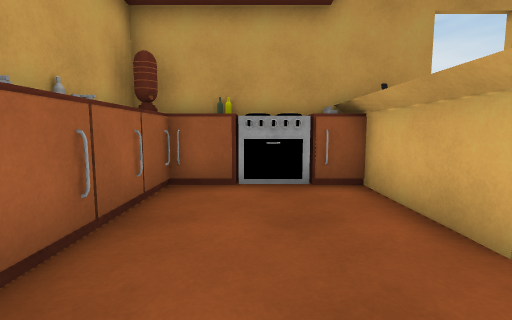
[1] (above)

19 first-person views from a walk through a scene from a Unity 3-D project. The camera is 1.2 m above the floor, tilts 6° down and sees 85° across. The floor is counted in squares, 1 m on a side. Each view is taken from the middle of a square. On the plan, view 1 faces up. The plan holds only what a view shows up to about 13 squares ahead; the rest is blank. The place goes on beyond the plan. Door leaves are left out, so doorways stand open. Some surface patterns are stand-ins.

[2]
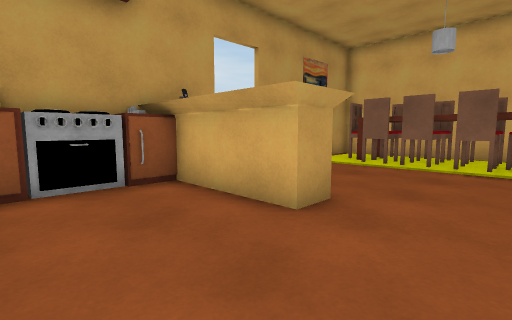

[3]
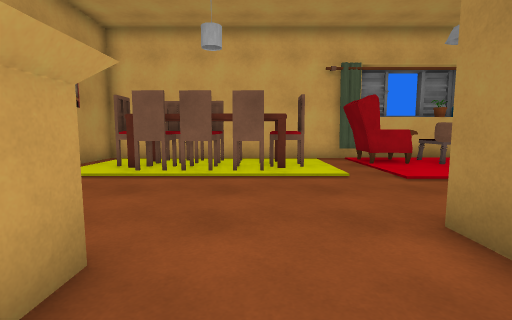

[4]
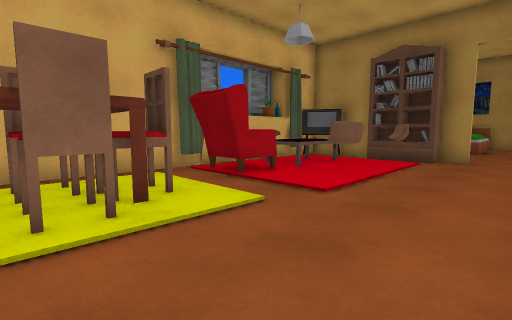

[5]
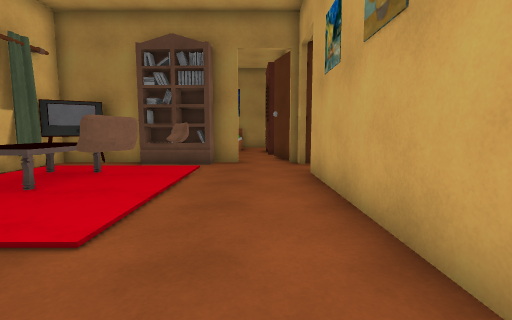

[6]
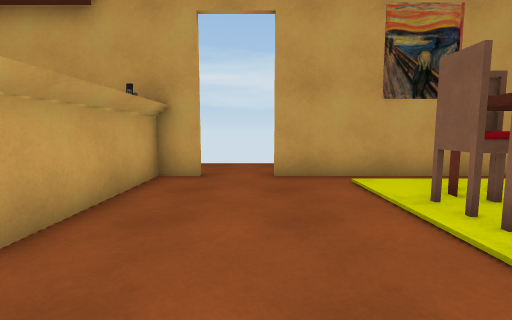

[7]
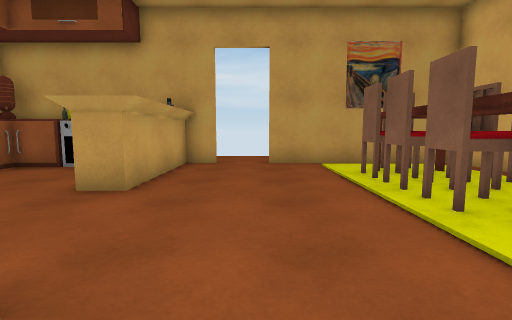

[8]
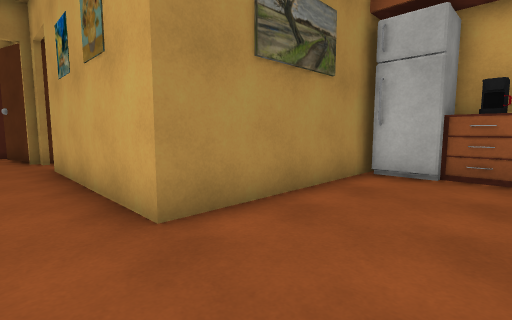

[9]
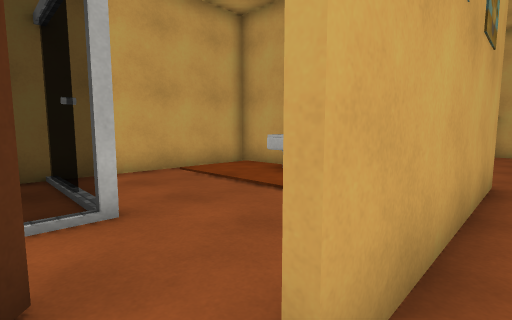

[10]
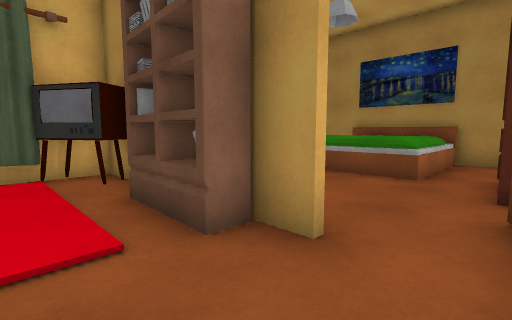

[11]
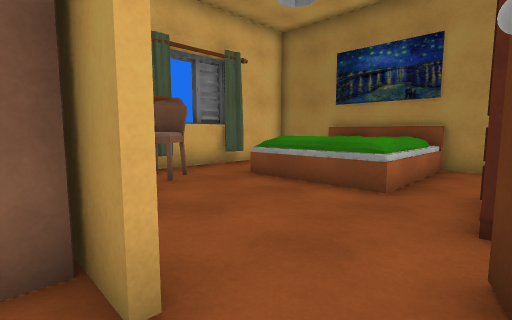

[12]
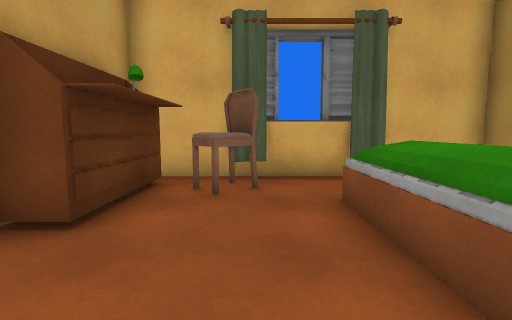

[13]
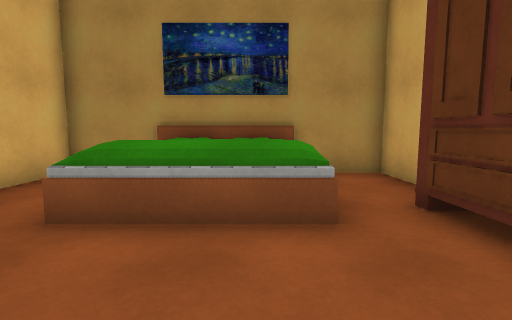

[14]
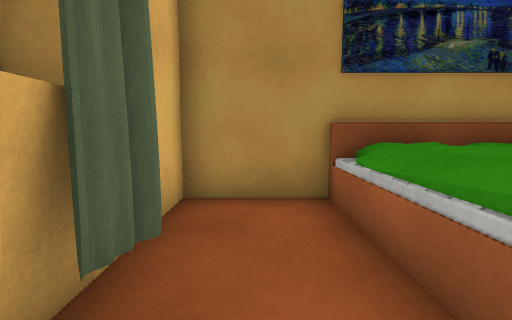

[15]
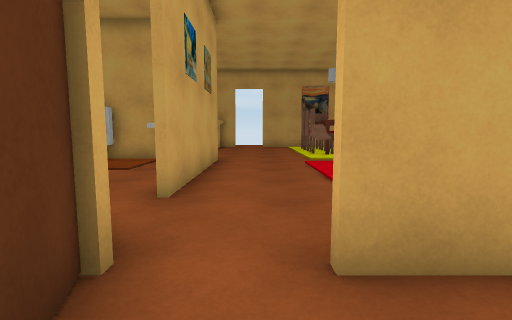

[16]
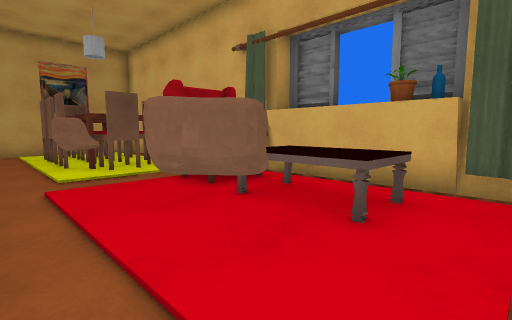

[17]
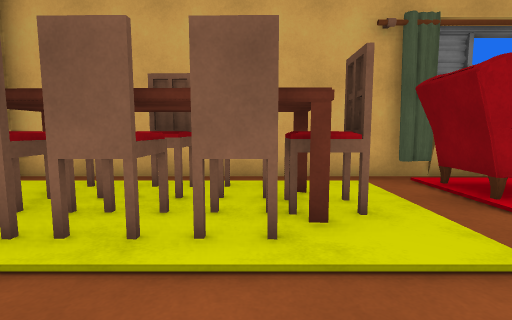

[18]
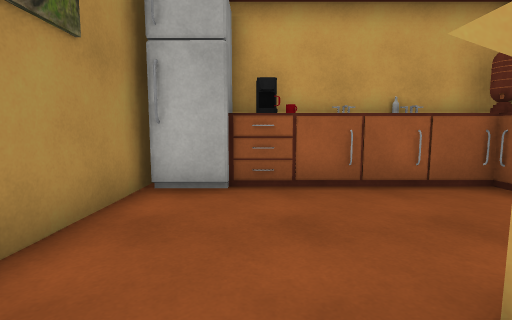

[19]
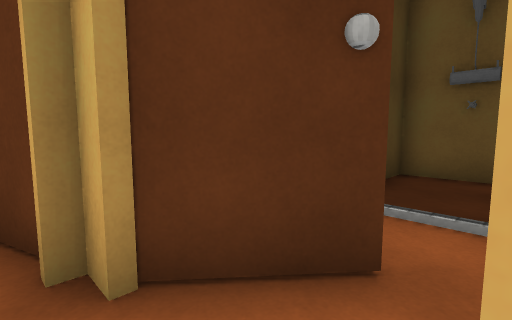

### Floor plan
Key: @ floor where view 1 was taken; # wall or solid block; x gap in a wall; . floor; D open door; = window, fence, low wall or low ledge; ^ raised ledge; O other object.
Columns run from 3 left of view 1 to 14 right of it. Each row starts with its distance up from view 1.
 10        ...
  9        ...
  8        .DD
  7 O#OOOOO#DD#######
  6 OO#OOO#.........#
  5  O...##......OO.#
  4 OO...##.....OOO.#
  3 OO...##.....OOO.#
  2 O#..........OOO.#
  1 OO..........OOO.#
  0 OO.@........OOO.#
 -1 #O####..........#
 -2 # OO   #........#
 -3 #.OO.OO#......OO#
 -4 #......#...O..OO#
 -5 #......#......OO#
 -6 #......#.....O  #
 -7 #..  ..#...O.O O#
 -8 ####=..x...O..OO#
 -9 #   =## .......##
-10 #     ##...OOO###
-11 #      ##.###OOO#
-12         #....OOO#
-13         #.....OO#
-14         #......O^#
-15         #.......^^
-16         O.OOOOO.^#
-17         ..O  OO.##
-18        #..O OOO.#
-19        #..OOOOO.#
-20        ####OOO###

Where each view was taken, in squares from view 1:
view 1: 0 up, 0 right, facing up
view 2: 0 up, 1 left, facing up-right
view 3: 1 up, 1 right, facing right
view 4: 2 up, 5 right, facing down-right
view 5: 0 up, 6 right, facing down
view 6: 0 up, 6 right, facing up
view 7: 3 down, 6 right, facing up
view 8: 2 up, 6 right, facing down-left
view 9: 9 down, 5 right, facing up-left
view 10: 8 down, 5 right, facing down-right
view 11: 10 down, 5 right, facing down-right
view 12: 14 down, 6 right, facing right
view 13: 12 down, 8 right, facing down
view 14: 15 down, 12 right, facing down
view 15: 13 down, 6 right, facing up
view 16: 9 down, 7 right, facing up-right
view 17: 1 up, 6 right, facing right
view 18: 1 up, 4 right, facing left
view 19: 8 down, 5 right, facing down-left
